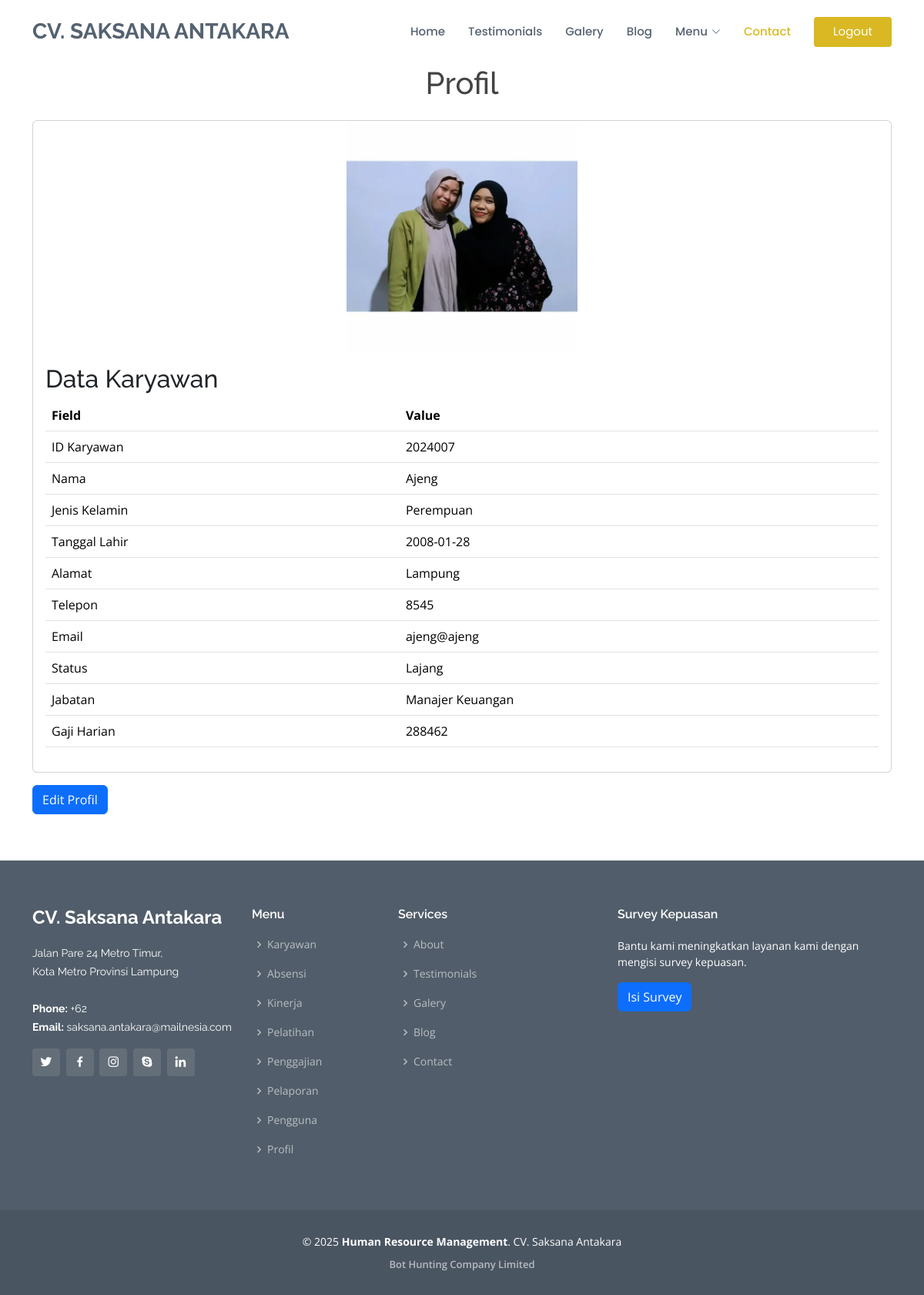
Page /profil.php (signed in) on the committed database.
### tables this page shows
CREATE TABLE `pengguna` (
  `id_karyawan` int NOT NULL,
  `nama_pengguna` varchar(50) NOT NULL,
  `password` varchar(255) NOT NULL,
  `jabatan` varchar(255) DEFAULT NULL
);

CREATE TABLE `karyawan` (
  `id_karyawan` int NOT NULL,
  `nama` varchar(255) DEFAULT NULL,
  `jenis_kelamin` varchar(50) DEFAULT NULL,
  `tanggal_lahir` date DEFAULT NULL,
  `alamat` varchar(100) DEFAULT NULL,
  `telepon` int DEFAULT NULL,
  `email` varchar(50) DEFAULT NULL,
  `status` varchar(255) DEFAULT NULL,
  `jabatan` varchar(255) DEFAULT NULL,
  `upah` int DEFAULT NULL,
  `gaji_harian` int DEFAULT NULL,
  `foto` blob
);

### profil.php (the view, shortened to what this page needs)
<?php
include 'koneksi.php';
include 'header.php';
$username = $_SESSION['username'];
$sql_pengguna = "SELECT id_karyawan FROM pengguna WHERE nama_pengguna = '$username'";
$result_pengguna = mysqli_query($koneksi, $sql_pengguna);
$row_pengguna = mysqli_fetch_assoc($result_pengguna);
$id_karyawan = $row_pengguna['id_karyawan'];
$sql_karyawan = "SELECT * FROM karyawan WHERE id_karyawan = '$id_karyawan'";
$result_karyawan = mysqli_query($koneksi, $sql_karyawan);
$row_karyawan = mysqli_fetch_assoc($result_karyawan);
$foto = 'assets/img/pp/' . $id_karyawan . '.jpg';
$url_edit = "edit_karyawan.php?id=" . $id_karyawan;
?>
<main class="container mt-4">
    <section id="previewFoto">
        <h1 class="text-center mb-4">Profil</h1>
        <div class="card profile-card">
            <img src="<?php echo $foto; ?>" class="card-img-top img-fluid mx-auto d-block" alt="Profil Photo" style="max-width: 300px;">
            <div class="card-body">
                <h2 class="card-title">Data Karyawan</h2>
                <table class="table">
                    <tr>
                        <th>Field</th>
                        <th>Value</th>
                    </tr>
                    <tr>
                        <td>ID Karyawan</td>
                        <td><?php echo $row_karyawan['id_karyawan']; ?></td>
                    </tr>
                    <tr>
                        <td>Nama</td>
                        <td><?php echo $row_karyawan['nama']; ?></td>
                    </tr>
                    <tr>
                        <td>Jenis Kelamin</td>
                        <td><?php echo $row_karyawan['jenis_kelamin']; ?></td>
                    </tr>
                    <tr>
                        <td>Tanggal Lahir</td>
                        <td><?php echo $row_karyawan['tanggal_lahir']; ?></td>
                    </tr>
                    <tr>
                        <td>Alamat</td>
                        <td><?php echo $row_karyawan['alamat']; ?></td>
                    </tr>
                    <tr>
                        <td>Telepon</td>
                        <td><?php echo $row_karyawan['telepon']; ?></td>
                    </tr>
                    <tr>
                        <td>Email</td>
                        <td><?php echo $row_karyawan['email']; ?></td>
                    </tr>
                    <tr>
                        <td>Status</td>
                        <td><?php echo $row_karyawan['status']; ?></td>
                    </tr>
                    <tr>
                        <td>Jabatan</td>
                        <td><?php echo $row_karyawan['jabatan']; ?></td>
                    </tr>
                    <tr>
                        <td>Gaji Harian</td>
                        <td><?php echo $row_karyawan['gaji_harian']; ?></td>
                    </tr>
                </table>
            </div>
        </div>
        <a href="<?php echo $url_edit; ?>" class="btn btn-primary mt-3">Edit Profil</a>
    </section>
</main>
<?php include 'footer.php' ?>

### assets/css/style.css (style rules this page uses)
body { font-family: "Open Sans", sans-serif; color: #444444; }
a { text-decoration: none; color: #d9b823; }
h1, h2, h3, h4, h5, h6 { font-family: "Raleway", sans-serif; }
section { padding: 60px 0; overflow: hidden; }

### rows in the picture
pengguna: id_karyawan (picture)
karyawan: id_karyawan "2024007", nama "Ajeng", jenis_kelamin "Perempuan", tanggal_lahir "2008-01-28", alamat "Lampung", telepon "8545", email "ajeng@ajeng", status "Lajang", jabatan "Manajer Keuangan", gaji_harian "288462"

### other values in the picture
$login_logout_text "Logout"
$page_titles[$tab] "Karyawan"
$page_titles[$tab] "Absensi"
$page_titles[$tab] "Kinerja"
$page_titles[$tab] "Pelatihan"
$page_titles[$tab] "Penggajian"
$page_titles[$tab] "Pelaporan"
$page_titles[$tab] "Pengguna"
$page_titles[$tab] "Profil"
